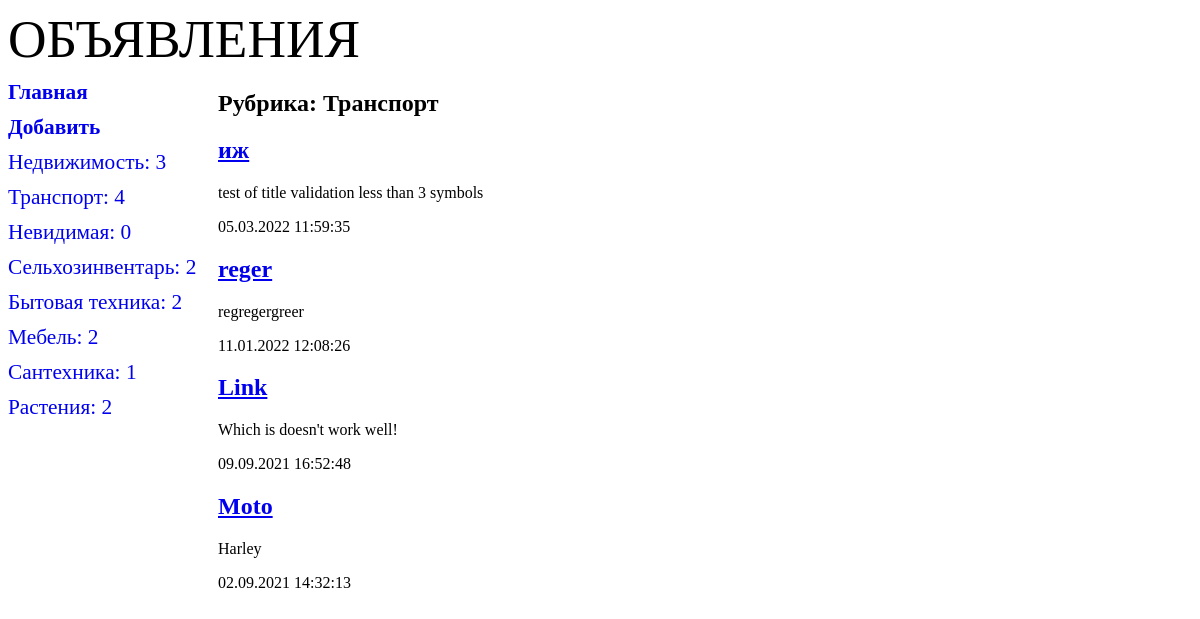
The page /bboard/2/ on the database as committed earlier.
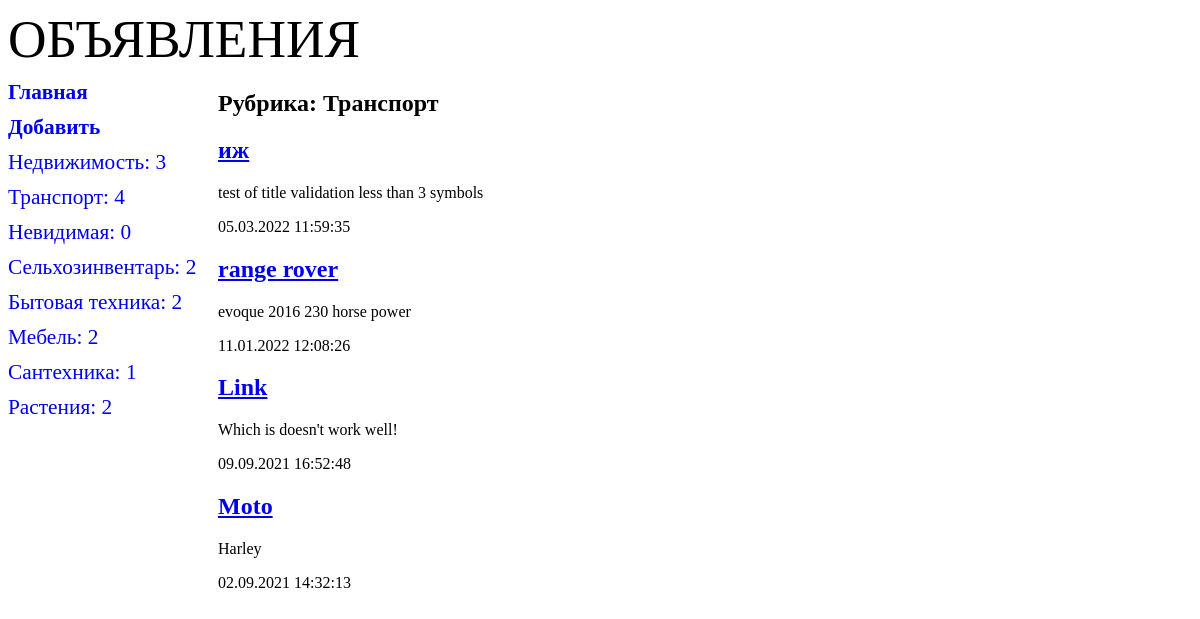
The same page on the database as committed later.
### bboard/models.py (models this page shows)
class Bb(models.Model):
    class Kinds(models.TextChoices):
                    BUY = 'b', 'Куплю'
                    SELL = 's', 'Продам'
                    EXCHANGE = 'с', 'Обменяю'
                    RENT = 'r'
                    __empty__ = 'Выберите тип публикуемого объявления'
    kind = models.CharField(
        max_length=1,choices=Kinds.choices,default=Kinds.SELL
        )
    title = models.CharField(
        max_length=50, verbose_name='Товар',
        validators=[validators.MinLengthValidator(get_min_length)],
                                    )
    content = models.TextField(
        null=True, blank=True, verbose_name='Описание'
        )
    price = models.FloatField(
        null=True, blank=True, verbose_name="Цена",
        )
    published = models.DateTimeField(
        auto_now_add=True, db_index=True, verbose_name="Опубликовано"
        )
    changed = models.DateTimeField(
        auto_now=True, db_index=True, verbose_name="Изменено"
        )
    rubric = models.ForeignKey(
        'Rubric', null=True, on_delete=models.PROTECT, verbose_name='Рубрика',
        limit_choices_to={'show': True} #  limit_choices_to в форме работает но отображается на сайте
        )
    class Meta:
        verbose_name_plural = 'Объявления'
        verbose_name        = 'Объявление'
        ordering            = ['-published']
        unique_together     = ('title', 'price')    # Ограничение на уже имеющуюся комбинацию в БД

### bboard/views.py (the view)
# urls.py: path('<int:rubric_id>/', BbByRubricView.as_view(), name='by_rubric'),
class BbByRubricView(SingleObjectMixin, ListView):
    template_name = 'bboard/by_rubric.html'
    pk_url_kwarg: str = 'rubric_id'
    def get(self, request, *args, **kwargs):
        self.object = self.get_object(queryset=Rubric.objects.all())
        return super().get(request, *args, **kwargs)
    def get_context_data(self, **kwargs: any):
        context = super().get_context_data(**kwargs)
        context['bbs'] = context['object_list']         # по умолчанию хранит записи из ListView
        context['current_rubric'] = self.object         # берем рубрику из get
        context['rc'] = RC
        return context
    def get_queryset(self):
        return self.object.bb_set.all()

### bboard/models.py (called while the page is built)
    def get_absolute_url(self):
        return f'/bboard/{self.pk}'

### bboard/templates/bboard/by_rubric.html (shortened to what this page needs)
{% extends "layout/basic.html" %}
{% block content %}
<h2>Рубрика: {{ current_rubric.name }}</h2>
{% for bb in bbs %}
<div>
    <h2><a href="{% url 'detail' pk=bb.pk %}">{{ bb.title }}</a></h2>
    <p>{{ bb.content }}</p>
    <p>{{ bb.published|date:"d.m.Y H:i:s" }}</p>
</div>
{% endfor %}
{% endblock %}

Rows that differ between the two databases and show on the page:
changed Bb: title "reger" → "range rover"; content "regregergreer" → "evoque 2016 230 horse power"
